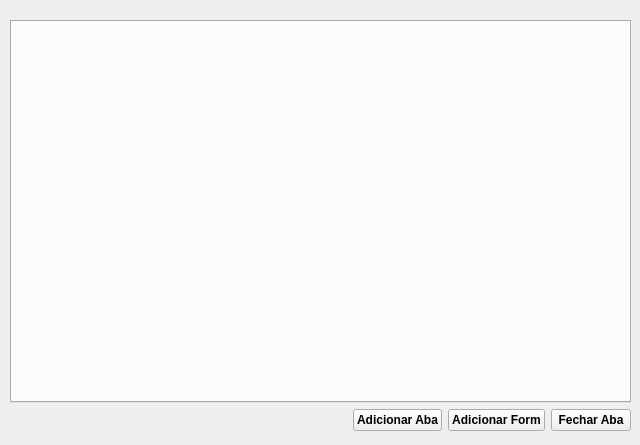
<?xml version="1.0" encoding="UTF-8"?>
<ui version="4.0">
 <class>MainWindow</class>
 <widget class="QMainWindow" name="MainWindow">
  <property name="geometry">
   <rect>
    <x>0</x>
    <y>0</y>
    <width>640</width>
    <height>445</height>
   </rect>
  </property>
  <property name="minimumSize">
   <size>
    <width>640</width>
    <height>445</height>
   </size>
  </property>
  <property name="maximumSize">
   <size>
    <width>640</width>
    <height>445</height>
   </size>
  </property>
  <property name="windowTitle">
   <string>Tab Widget</string>
  </property>
  <widget class="QWidget" name="centralwidget">
   <widget class="QWidget" name="layoutWidget">
    <property name="geometry">
     <rect>
      <x>10</x>
      <y>20</y>
      <width>621</width>
      <height>411</height>
     </rect>
    </property>
    <layout class="QVBoxLayout" name="verticalLayout">
     <item>
      <widget class="QTabWidget" name="tbAbas">
       <property name="currentIndex">
        <number>-1</number>
       </property>
       <property name="tabsClosable">
        <bool>true</bool>
       </property>
      </widget>
     </item>
     <item>
      <layout class="QHBoxLayout" name="horizontalLayout">
       <item>
        <spacer name="horizontalSpacer">
         <property name="orientation">
          <enum>Qt::Horizontal</enum>
         </property>
         <property name="sizeHint" stdset="0">
          <size>
           <width>40</width>
           <height>20</height>
          </size>
         </property>
        </spacer>
       </item>
       <item>
        <widget class="QPushButton" name="btnAdd">
         <property name="styleSheet">
          <string notr="true">font-weight: bold;</string>
         </property>
         <property name="text">
          <string>Adicionar Aba</string>
         </property>
        </widget>
       </item>
       <item>
        <widget class="QPushButton" name="btnForm">
         <property name="styleSheet">
          <string notr="true">font-weight: bold;</string>
         </property>
         <property name="text">
          <string>Adicionar Form</string>
         </property>
        </widget>
       </item>
       <item>
        <widget class="QPushButton" name="btnFech">
         <property name="styleSheet">
          <string notr="true">font-weight: bold;</string>
         </property>
         <property name="text">
          <string>Fechar Aba</string>
         </property>
        </widget>
       </item>
      </layout>
     </item>
    </layout>
   </widget>
  </widget>
 </widget>
 <resources/>
 <connections/>
</ui>
